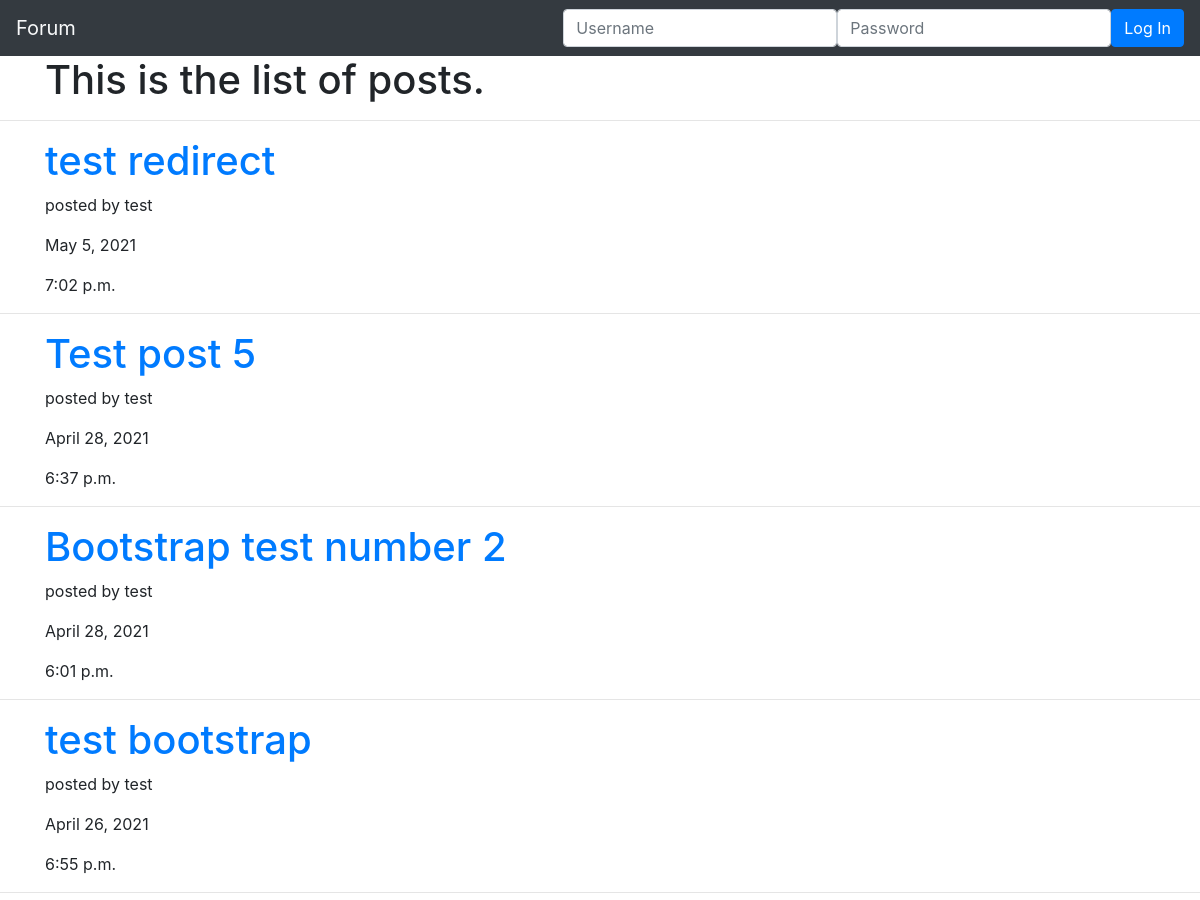
/posts/ (upper part), run on an earlier commit of the app's database.
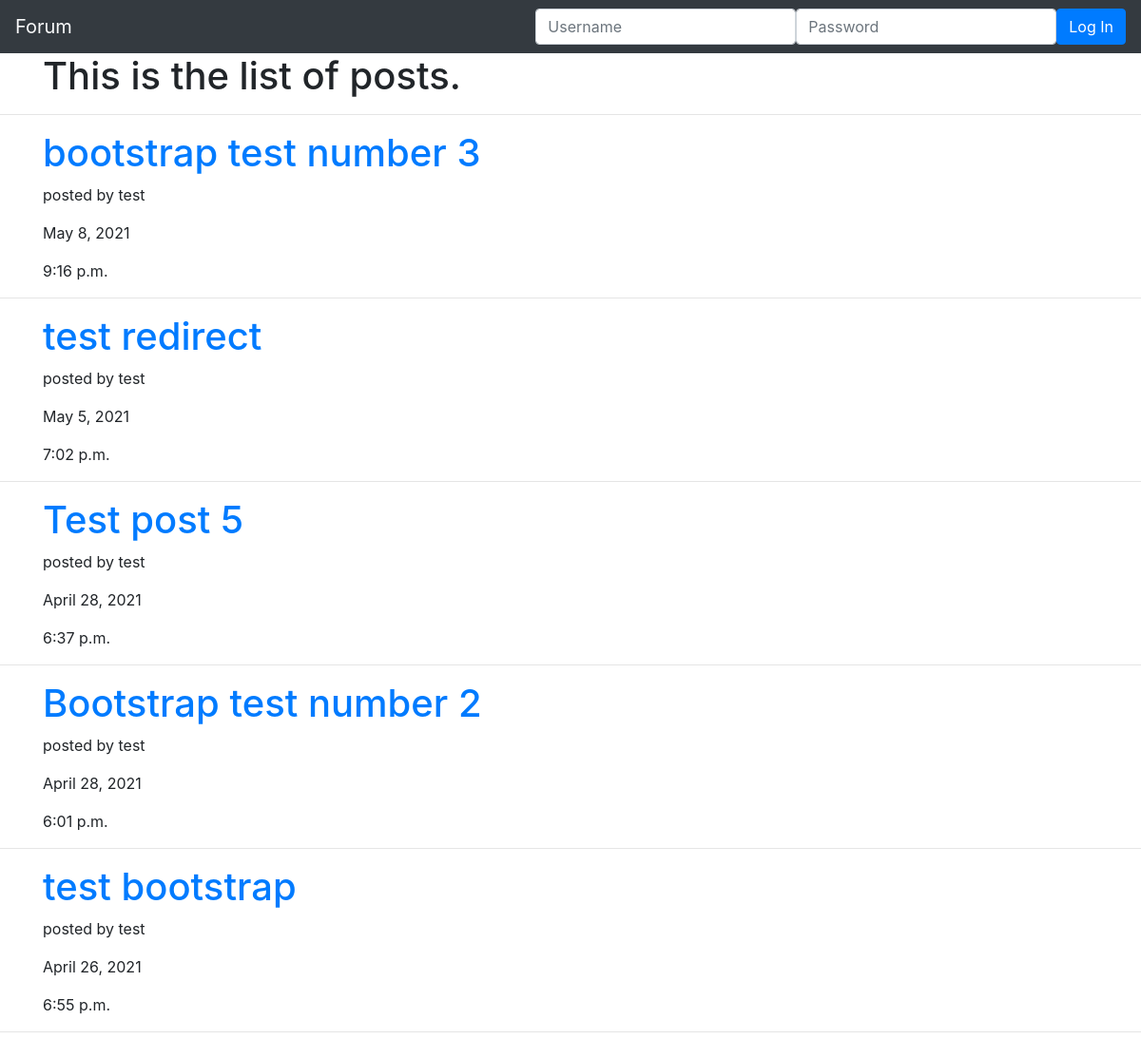
And on a later commit of the database.
### post/models.py (models this page shows, shortened)
class Post(models.Model):
    id = models.BigAutoField(primary_key=True)
    userPosted = models.ForeignKey(User, on_delete=models.CASCADE,null=True, blank=True)
    thread = models.ForeignKey(Thread, on_delete=models.CASCADE,null=True, blank=True)
    title = models.CharField(max_length=30)
    content = models.CharField(max_length=500)
    pub_date = models.DateTimeField('date published')

### post/views.py (the view, shortened to what this page needs)
# urls.py: path('posts/', views.MainPage.as_view()),
class MainPage(View):
    def get(self, request):
        post_objects = Post.objects.order_by("-pub_date")
        context = {"post_objects": post_objects}
        return render(request, "post/index.html", context)

### post/templates/post/index.html (shortened to what this page needs)
<!DOCTYPE html>
<html lang="en">
<head>
    <link rel="stylesheet" href="https://maxcdn.bootstrapcdn.com/bootstrap/4.0.0/css/bootstrap.min.css"
 />
</head>
<body>
    <nav class="navbar navbar-dark bg-dark">
        <a class="navbar-brand text-light">Forum</a>
        {% if user.is_authenticated %}
        <!-- If someone is logged in, we welocme them and give them <thead>
            opportunity to log out. -->
        <span class="navbar-text"> Welcome, {{user}}! </span>
        <form class="form-inline" action="" method="POST">
            {% csrf_token %}
            <input type="hidden" name="logout" value="logout"></input>
            <button type="submit" class="btn btn-danger">Logout</button>
        </form>
        {% else %}
        <form class="form-inline" action="" method="POST">
            <input type="text" class="form-control" name="username" id="username" placeholder="Username" required />
            <input type="password" class="form-control" name="password" id="password" placeholder="Password" required />
            <button class="btn btn-primary my-2 my-sm-0" type="submit">
                Log In
            </button>
        </form>
        {% endif %}
    </nav>
    <div class="container">
        <h1>This is the list of posts.</h1>
    </div>
    <hr />
    {% for post in post_objects %}
    <div class="container">
        <h1><a href="/posts/{{post.id}}">{{post.title}}</a></h1>
        <p>posted by {{post.userPosted}}</p>
        <p>{{post.pub_date.date}}</p>
        <p>{{post.pub_date.time}}</p>
    </div>
    <hr />
    {% endfor %}
</body>
</html>

What changed in the data, as far as the page shows it:
added Post: title "bootstrap test number 3", userPosted "test", pub_date "May 8, 2021", pub_date.time "9:16 p.m."
